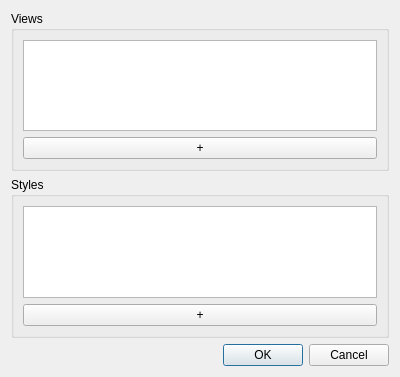
<?xml version="1.0" encoding="UTF-8"?>
<ui version="4.0">
 <class>GUITillMill</class>
 <widget class="QDialog" name="GUITillMill">
  <property name="geometry">
   <rect>
    <x>0</x>
    <y>0</y>
    <width>400</width>
    <height>377</height>
   </rect>
  </property>
  <property name="windowTitle">
   <string>Dialog</string>
  </property>
  <layout class="QVBoxLayout" name="verticalLayout">
   <item>
    <widget class="QGroupBox" name="groupBox">
     <property name="title">
      <string>Views</string>
     </property>
     <layout class="QVBoxLayout" name="verticalLayout_3">
      <item>
       <widget class="QListWidget" name="listWidget_view"/>
      </item>
      <item>
       <widget class="QPushButton" name="pushButton_view">
        <property name="text">
         <string>+</string>
        </property>
       </widget>
      </item>
     </layout>
    </widget>
   </item>
   <item>
    <widget class="QGroupBox" name="groupBox_2">
     <property name="title">
      <string>Styles</string>
     </property>
     <layout class="QVBoxLayout" name="verticalLayout_2">
      <item>
       <widget class="QListWidget" name="listWidget_styles"/>
      </item>
      <item>
       <widget class="QPushButton" name="pushButton_style">
        <property name="text">
         <string>+</string>
        </property>
       </widget>
      </item>
     </layout>
    </widget>
   </item>
   <item>
    <widget class="QDialogButtonBox" name="buttonBox">
     <property name="orientation">
      <enum>Qt::Horizontal</enum>
     </property>
     <property name="standardButtons">
      <set>QDialogButtonBox::Cancel|QDialogButtonBox::Ok</set>
     </property>
    </widget>
   </item>
  </layout>
 </widget>
 <resources/>
 <connections>
  <connection>
   <sender>buttonBox</sender>
   <signal>accepted()</signal>
   <receiver>GUITillMill</receiver>
   <slot>accept()</slot>
   <hints>
    <hint type="sourcelabel">
     <x>248</x>
     <y>254</y>
    </hint>
    <hint type="destinationlabel">
     <x>157</x>
     <y>274</y>
    </hint>
   </hints>
  </connection>
  <connection>
   <sender>buttonBox</sender>
   <signal>rejected()</signal>
   <receiver>GUITillMill</receiver>
   <slot>reject()</slot>
   <hints>
    <hint type="sourcelabel">
     <x>316</x>
     <y>260</y>
    </hint>
    <hint type="destinationlabel">
     <x>286</x>
     <y>274</y>
    </hint>
   </hints>
  </connection>
 </connections>
</ui>
